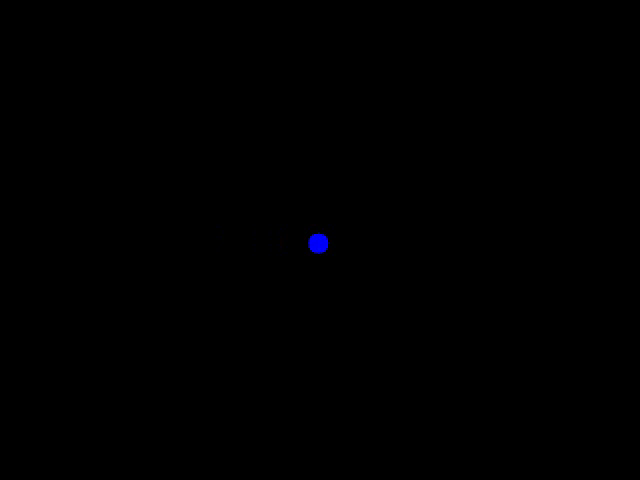
#> input picture frame 30 of simulacion_carrito_ruido.mp4, 640 x 480 px, given in place of the camera
$ python VersionFinalCamaraCelularPARADEMOSTRACION.py
#> lines starting #> are read from the running program, lines starting #| are printed output that depends on the picture; after the words box and inside, x2 and y2 are one past the last pixel; in counts of white or black regions, pixels touching at a corner belong together
import cv2
import numpy as np
import pandas as pd
import matplotlib.pyplot as plt
import os
from time import time, strftime, localtime

# Crear carpeta del experimento
timestamp_str = strftime("experimento_%Y%m%d_%H%M%S", localtime())
os.makedirs(timestamp_str, exist_ok=True)

# Conectar a la cámara IP
cap = cv2.VideoCapture(0)
if not cap.isOpened():
    raise IOError("No se pudo acceder a la cámara IP")

# Propiedades de video (estimadas)
width = int(cap.get(cv2.CAP_PROP_FRAME_WIDTH)) or 640
height = int(cap.get(cv2.CAP_PROP_FRAME_HEIGHT)) or 480
fps = 30
fourcc = cv2.VideoWriter_fourcc(*'XVID')

# Guardar videos
out_original = cv2.VideoWriter(f"{timestamp_str}/video_original.avi", fourcc, fps, (width, height))
out_clean = cv2.VideoWriter(f"{timestamp_str}/video_sin_puntos.avi", fourcc, fps, (width, height))

# Ventana de cámara
cv2.namedWindow("Camara", cv2.WINDOW_NORMAL)

# Variables
datos = []
frame_count = 0

while True:
    ret, frame = cap.read()
#> frame is the input picture: shape (480, 640, 3); mean B, G, R 0.3, 0, 0
    if not ret:
        break

    timestamp = frame_count / fps
    frame_clean = frame.copy()
    hsv = cv2.cvtColor(frame, cv2.COLOR_BGR2HSV)
#> hsv: shape (480, 640, 3); mean H, S, V 0.5, 1.2, 0.3

    # Filtro rojo
# Filtro rojo (dos rangos por el ciclo del HSV)
    lower_red1 = np.array([0, 100, 100])
    upper_red1 = np.array([10, 255, 255])

    lower_red2 = np.array([160, 100, 100])
    upper_red2 = np.array([180, 255, 255])

    mask_red1 = cv2.inRange(hsv, lower_red1, upper_red1)
#> mask_red1: shape (480, 640); every value is 0
    mask_red2 = cv2.inRange(hsv, lower_red2, upper_red2)
    mask_red = cv2.bitwise_or(mask_red1, mask_red2)
    # Filtro azul
    lower_blue = np.array([100, 150, 50])
    upper_blue = np.array([130, 255, 255])
    mask_blue = cv2.inRange(hsv, lower_blue, upper_blue)
#> mask_blue: shape (480, 640); 0.12% white; 1 white region, box (x1, y1, x2, y2) and area: (308, 232, 330, 254) 360

    # Centro rojo
    M_red = cv2.moments(mask_red)
#> M_red = moments, m00 0
    if M_red["m00"] != 0:
        cx_red = int(M_red["m10"] / M_red["m00"])
        cy_red = int(M_red["m01"] / M_red["m00"])
        cv2.circle(frame, (cx_red, cy_red), 5, (0, 0, 255), -1)
    else:
        cx_red, cy_red = np.nan, np.nan

    # Centro azul
    M_blue = cv2.moments(mask_blue)
#> M_blue = moments, m00 91800, centre m10/m00, m01/m00 = (318, 243)
    if M_blue["m00"] != 0:
        cx_blue = int(M_blue["m10"] / M_blue["m00"])
#> cx_blue = 317
        cy_blue = int(M_blue["m01"] / M_blue["m00"])
#> cy_blue = 243
        cv2.circle(frame, (cx_blue, cy_blue), 5, (255, 0, 0), -1)
#> frame: shape (480, 640, 3); 0.02% of pixels changed, all inside (x1, y1, x2, y2) = (312, 238, 323, 249)
    else:
        cx_blue, cy_blue = np.nan, np.nan

    # Guardar datos
    datos.append([timestamp, cx_red, cy_red, cx_blue, cy_blue])

    # Mostrar cámara
    cv2.imshow("Camara", frame)

    # Guardar video
    out_original.write(frame)
    out_clean.write(frame_clean)

    frame_count += 1

    # Salir con 'q'
    if cv2.waitKey(1) & 0xFF == ord('q'):
#> (key q is pressed here)
        break

# Guardar CSV
df_final = pd.DataFrame(datos, columns=["tiempo_s", "x_rojo", "y_rojo", "x_azul", "y_azul"])
#> df_final = table of 1 rows and 5 columns
df_final.to_csv(f"{timestamp_str}/trayectorias.csv", index=False)

# Liberar recursos
cap.release()
out_original.release()
out_clean.release()
cv2.destroyAllWindows()
print(f"✅ Datos y videos guardados en: {timestamp_str}")

# ====== GRAFICAR TRAYECTORIAS (fuera del bucle) ======
plt.figure(figsize=(10, 6))

plt.subplot(2, 1, 1)
plt.plot(df_final["tiempo_s"], df_final["x_rojo"], '-', label="x carro rojo")
plt.plot(df_final["tiempo_s"], df_final["y_rojo"], '-', label="y carro rojo")
plt.ylabel("Posición (px)")
plt.legend()

plt.subplot(2, 1, 2)
plt.plot(df_final["tiempo_s"], df_final["x_azul"], '-', label="x carro azul")
plt.plot(df_final["tiempo_s"], df_final["y_azul"], '-', label="y carro azul")
plt.ylabel("Posición (px)")
plt.xlabel("Tiempo (s)")
plt.legend()

plt.tight_layout()
plt.savefig(f"{timestamp_str}/grafico_trayectorias.png")
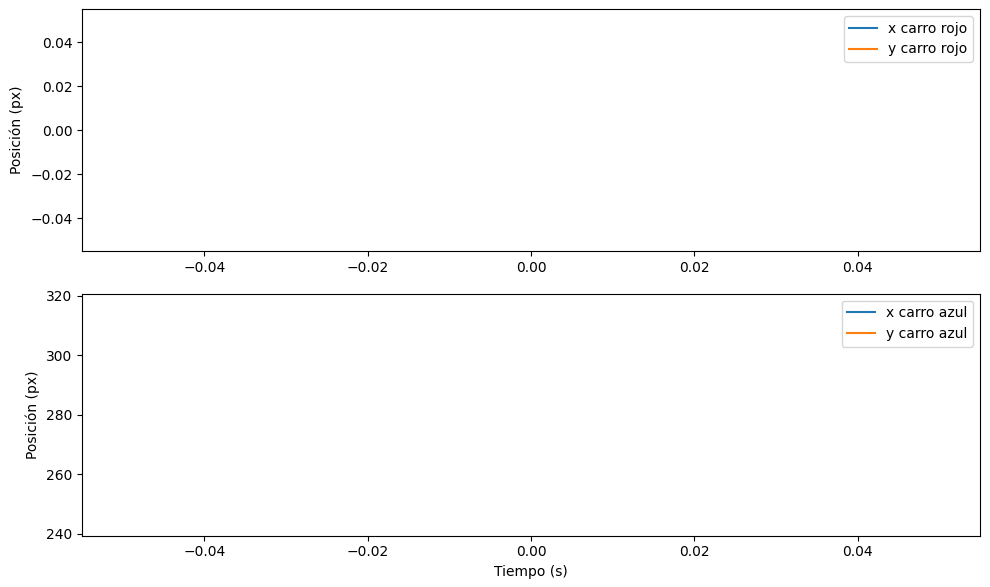
#> figure drawn by matplotlib, 2 panels
plt.show()

from scipy.fft import fft, fftfreq

def analizar_frecuencia(tiempo, posicion, etiqueta, carpeta):
    # Eliminar NaN
#> called with tiempo = array of shape (1,), posicion = array of shape (1,), etiqueta = 'Carro rojo', carpeta = 'experimento_20261120_224008'
    mask = ~np.isnan(posicion)
#> mask = [False]
    tiempo = tiempo[mask]
#> tiempo = empty array
    posicion = posicion[mask]
#> posicion = empty array

    if len(tiempo) < 2:
        print(f"⚠️ No hay suficientes datos para {etiqueta}")
        return

    # Interpolación temporal (por si hay saltos irregulares)
    dt = np.mean(np.diff(tiempo))
    frecuencia_muestreo = 1 / dt
    N = len(posicion)

    yf = fft(posicion - np.mean(posicion))
    xf = fftfreq(N, dt)[:N//2]
    amplitud = 2.0/N * np.abs(yf[0:N//2])

    frecuencia_dominante = xf[np.argmax(amplitud)]

    # Graficar espectro
    plt.figure()
    plt.plot(xf, amplitud)
    plt.title(f"FFT de {etiqueta}")
    plt.xlabel("Frecuencia (Hz)")
    plt.ylabel("Amplitud")
    plt.grid()

    # Marcar frecuencia dominante
    f_dom = frecuencia_dominante
    T_dom = 1 / f_dom if f_dom != 0 else np.inf
    amp_dom = np.max(amplitud)

    plt.axvline(f_dom, color='r', linestyle='--', alpha=0.7)
    plt.text(f_dom, amp_dom * 0.9,
            f"f = {f_dom:.2f} Hz\nT = {T_dom:.2f} s",
            color='red', ha='left', va='top', fontsize=10,
            bbox=dict(facecolor='white', edgecolor='red', boxstyle='round,pad=0.3'))

    plt.savefig(f"{carpeta}/fft_{etiqueta.replace(' ', '_')}.png")
    plt.close()

    print(f"📈 Frecuencia dominante de {etiqueta}: {f_dom:.3f} Hz (T ≈ {T_dom:.3f} s)")
# Correr análisis para cada carrito (usar eje x o y según convenga)
analizar_frecuencia(df_final["tiempo_s"].values, df_final["x_rojo"].values, "Carro rojo", timestamp_str)
analizar_frecuencia(df_final["tiempo_s"].values, df_final["x_azul"].values, "Carro azul", timestamp_str)

$ run again, starting later in the video
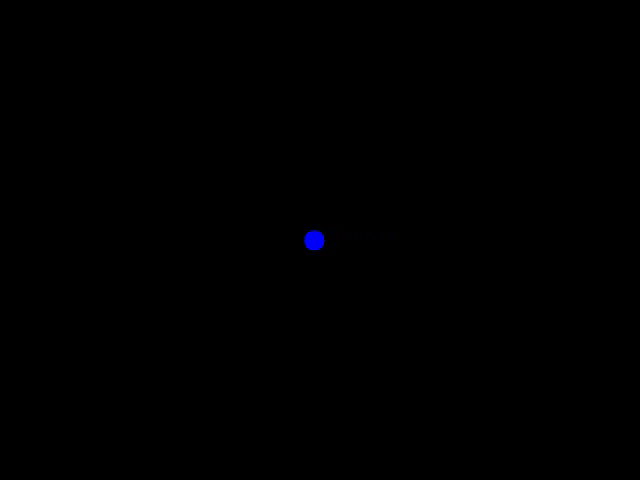
#> input picture frame 135 of simulacion_carrito_ruido.mp4, 640 x 480 px, given in place of the camera
#> frame is the input picture: shape (480, 640, 3); mean B, G, R 0.3, 0, 0
#> hsv: shape (480, 640, 3); mean H, S, V 0.4, 1.1, 0.3
#> mask_red1: shape (480, 640); every value is 0
#> mask_blue: shape (480, 640); 0.12% white; 1 white region, box (x1, y1, x2, y2) and area: (304, 230, 326, 251) 357
#> M_red = moments, m00 0
#> M_blue = moments, m00 91035, centre m10/m00, m01/m00 = (314, 239.9)
#> cx_blue = 313
#> cy_blue = 239
#> frame: shape (480, 640, 3); 0.03% of pixels changed, all inside (x1, y1, x2, y2) = (308, 234, 319, 245)
#> df_final = table of 1 rows and 5 columns
#> `plt.savefig(f"{timestamp_str}/grafico_trayectorias.png")`:
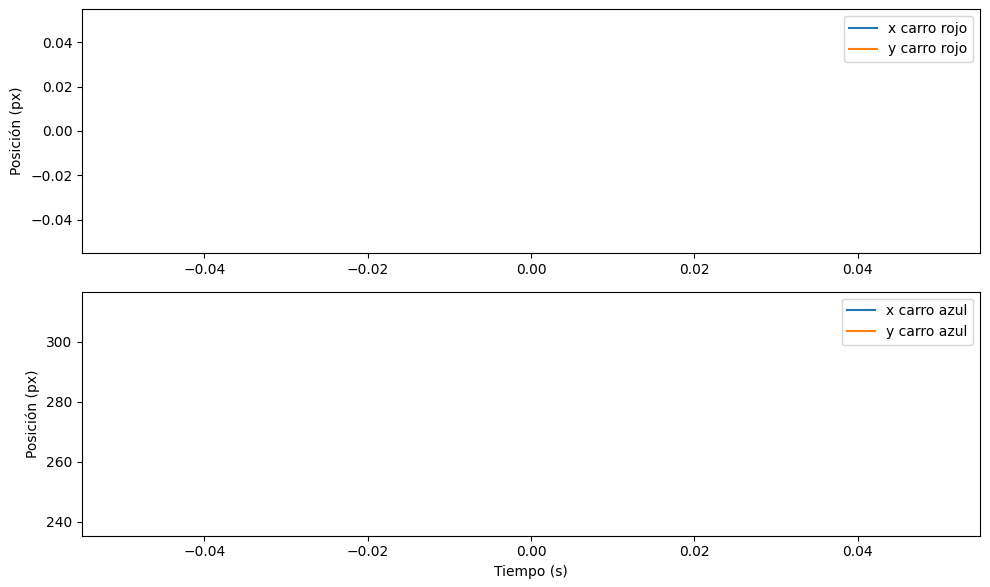
#> figure drawn by matplotlib, 2 panels
#> mask = [False]
#> tiempo = empty array

$ run again, starting later in the video
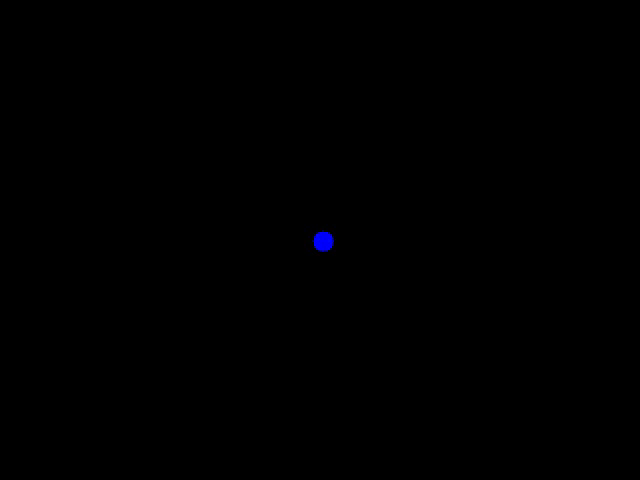
#> input picture frame 240 of simulacion_carrito_ruido.mp4, 640 x 480 px, given in place of the camera
#> frame is the input picture: shape (480, 640, 3); mean B, G, R 0.3, 0, 0
#> hsv: shape (480, 640, 3); mean H, S, V 0.3, 0.7, 0.3
#> mask_red1: shape (480, 640); every value is 0
#> mask_blue: shape (480, 640); 0.12% white; 1 white region, box (x1, y1, x2, y2) and area: (312, 230, 334, 252) 360
#> M_red = moments, m00 0
#> M_blue = moments, m00 91800, centre m10/m00, m01/m00 = (323, 241)
#> cx_blue = 323
#> cy_blue = 241
#> frame: shape (480, 640, 3); 0.02% of pixels changed, all inside (x1, y1, x2, y2) = (318, 236, 329, 247)
#> df_final = table of 1 rows and 5 columns
#> `plt.savefig(f"{timestamp_str}/grafico_trayectorias.png")`:
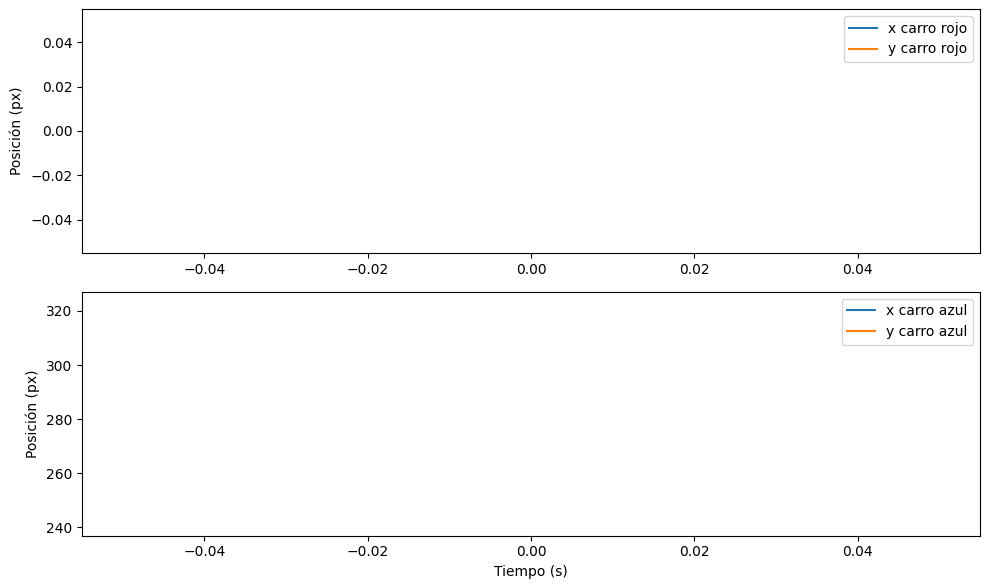
#> figure drawn by matplotlib, 2 panels
#> mask = [False]
#> tiempo = empty array
